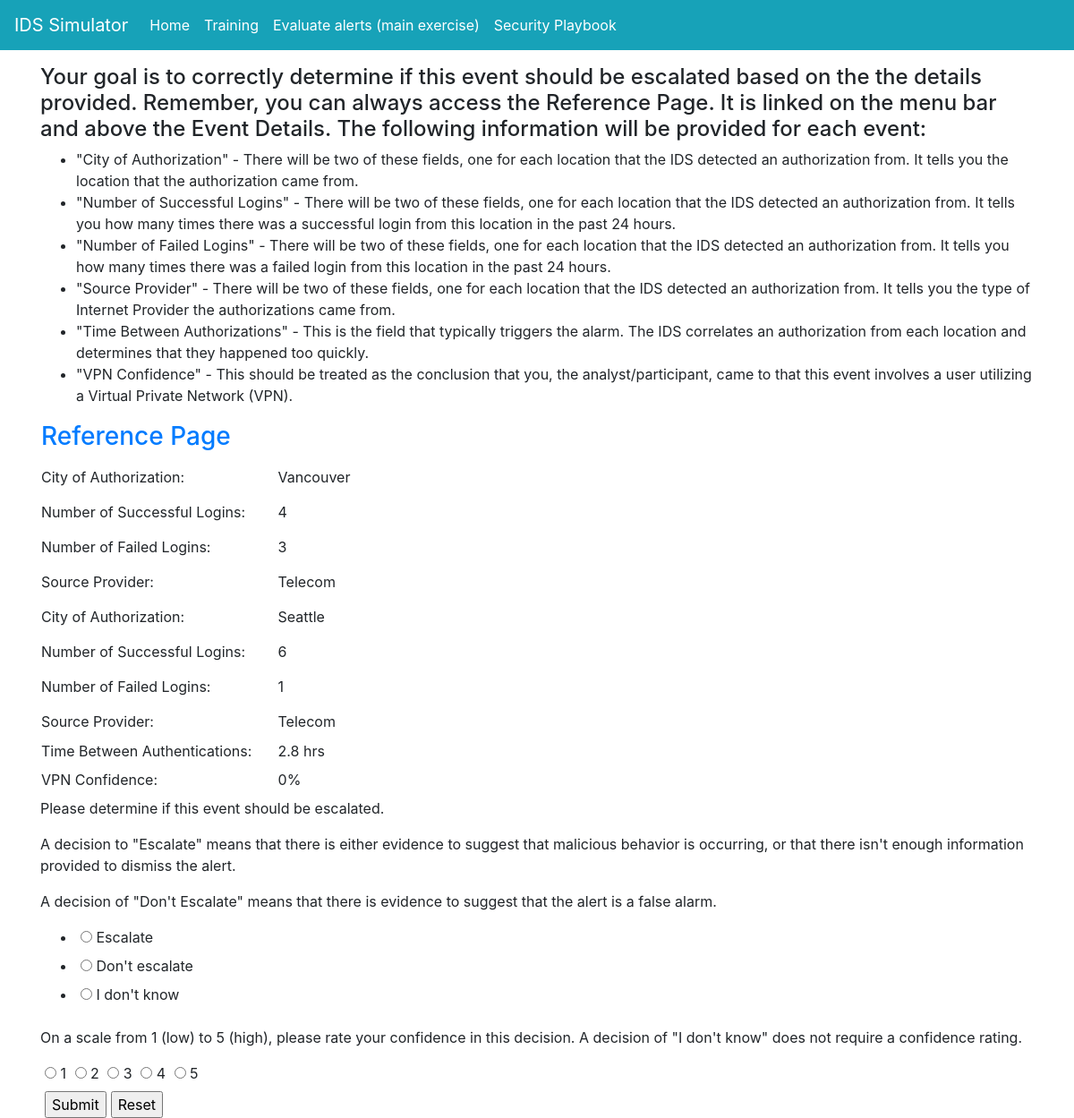
Screenshot of /trainingEventPage?eventId=4 (signed in) with the database file from the repository.
### models.py (models this page shows)
class TrainingEvent(db.Model):
    id = db.Column(db.Integer, primary_key=True)
    should_escalate = db.Column(db.String(25))
    country_of_authentication1 = db.Column(db.String(25))
    number_successful_logins1 = db.Column(db.Integer)
    number_failed_logins1 = db.Column(db.Integer)
    source_provider1 = db.Column(db.String(50))
    country_of_authentication2 = db.Column(db.String(25))
    number_successful_logins2 = db.Column(db.Integer)
    number_failed_logins2 = db.Column(db.Integer)
    source_provider2 = db.Column(db.String(50))
    time_between_authentications = db.Column(db.Float)
    vpn_confidence = db.Column(db.String(5))

### crywolf.py (the view, shortened to what this page needs)
@app.route('/trainingEventPage', methods = ["GET", "POST"])
@login_required
def trainingEventPage():
    eventId = request.args.get('eventId')
    event = models.TrainingEvent.query.get(eventId)
    number = request.args.get('index')
    form = eventDecisionForm()
    decision = models.TrainingEventDecision.query.filter_by(user = current_user.username, event_id = eventId).\
        order_by(models.TrainingEventDecision.time_event_decision.desc()).first()
    if request.method == 'GET' and decision is not None:
        form.escalate.data = decision.escalate
        form.confidence.data = decision.confidence
    if event.id == 1:
        return render_template('MoscowEventPage.html', event = event, number = number, form=form)
    elif event.id == 2:
        return render_template('BeijingEventPage.html', event = event, number = number, form=form)
    else:
        return render_template('trainingEventPage.html', event = event, number = number, form=form)

### forms.py
class eventDecisionForm(FlaskForm):
    escalate = RadioField(
                    choices=[
                        ('Escalate','Escalate'),
                        ("Don't escalate","Don't escalate"),
                        ("I don't know","I don't know")
                    ],
                    validators=[InputRequired()]
                )
    confidence = RadioField(choices=[("1","1"),("2","2"),("3", "3"),("4","4"),("5","5")], validators=[OptionalConfidence()])

### crywolf.py (called while the page is built)
@login_manager.user_loader
def load_user(user_id):
    return models.User.query.get(user_id)

### templates/trainingEventPage.html (shortened to what this page needs)
{% extends "base.html" %}
{% block content %}
    <article>
        <h4>Your goal is to correctly determine if this event should be escalated based on the the details provided. Remember, you can always access the
                Reference Page. It is linked on the menu bar and above the Event Details. The following information will be provided for each event:</h4>
            <ul>
                <li>"City of Authorization" - There will be two of these fields, one for each location that the IDS detected an authorization from. It tells you
                        the location that the authorization came from.</li>
                <li>"Number of Successful Logins" - There will be two of these fields, one for each location that the IDS detected an authorization from. It tells
                        you how many times there was a successful login from this location in the past 24 hours.</li>
                <li>"Number of Failed Logins" - There will be two of these fields, one for each location that the IDS detected an authorization from. It tells
                        you how many times there was a failed login from this location in the past 24 hours.</li>
                <li>"Source Provider" - There will be two of these fields, one for each location that the IDS detected an authorization from. It tells you the type of
                        Internet Provider the authorizations came from.</li>
                <li>"Time Between Authorizations" - This is the field that typically triggers the alarm. The IDS correlates an authorization from each location
                        and determines that they happened too quickly.</li>
                <li>"VPN Confidence" - This should be treated as the conclusion that you, the analyst/participant, came to that this event involves a user utilizing
                        a Virtual Private Network (VPN).</li>
            </ul>
        <table>
            <tr><td><a href="{{ url_for('reference') }}" target="_blank"><h3>Reference Page</h3></a></td></tr>
            <tr><td>City of Authorization: </td> <td><pre>   </pre></td>   <td> {{event.country_of_authentication1}}</td></tr>
            <tr><td>Number of Successful Logins: </td>  <td><pre>   </pre></td>  <td> {{event.number_successful_logins1}}</td></tr>
            <tr><td>Number of Failed Logins: </td>  <td><pre>   </pre></td>  <td> {{event.number_failed_logins1}}</td></tr>
            <tr><td>Source Provider: </td> <td><pre>   </pre></td>   <td> {{event.source_provider1}}</td></tr>
            <tr><td>City of Authorization: </td>  <td><pre>   </pre></td>  <td> {{event.country_of_authentication2}}</td></tr>
            <tr><td>Number of Successful Logins: </td>   <td><pre>   </pre></td> <td> {{event.number_successful_logins2}}</td></tr>
            <tr><td>Number of Failed Logins: </td> <td><pre>   </pre></td>   <td> {{event.number_failed_logins2}}</td></tr>
            <tr><td>Source Provider: </td>  <td><pre>   </pre></td> <td> {{event.source_provider2}} </td></tr>
            <tr><td>Time Between Authentications: </td>  <td></td>  <td> {{event.time_between_authentications}} hrs</td></tr>
            <tr><td>VPN Confidence: </td> <td><pre>   </pre></td>  <td> {{event.vpn_confidence}} </td></tr>
        </table>
    </article>
    <aside>
        <p> Please determine if this event should be escalated.</p>
        <p>A decision to "Escalate" means that there is either evidence to suggest that malicious behavior is occurring, or that there isn't enough
            information provided to dismiss the alert.</p>
        <p>A decision of "Don't Escalate" means that there is evidence to suggest that the alert is a false alarm.</p>
        <form action = "" method = "POST" id = "event_decision">
            {{ form.escalate }}
            <p> On a scale from 1 (low) to 5 (high), please rate your confidence in this decision. A decision of "I don't know" does not require a
                    confidence rating.</p>
            {% for subfield in form.confidence %}
            <tr>
                <td>{{ subfield }}</td>
                <td>{{ subfield.label }}</td>
            </tr>
            {% endfor %}
            <br><input type="submit" value="Submit"><input type="reset" value="Reset">
        </form>
    </aside>
{% endblock %}

### templates/trainingEventPage.html (style rules this page uses)
input { color: black; margin-left: 5px; }

### rows the page displays
TrainingEvent: country_of_authentication1 "Vancouver", number_successful_logins1 "4", number_failed_logins1 "3", source_provider1 "Telecom", country_of_authentication2 "Seattle", number_successful_logins2 "6", number_failed_logins2 "1", source_provider2 "Telecom", time_between_authentications "2.8", vpn_confidence "0%"

### other values shown
{{ subfield.label }} "1" "2" "3" "4" "5"
